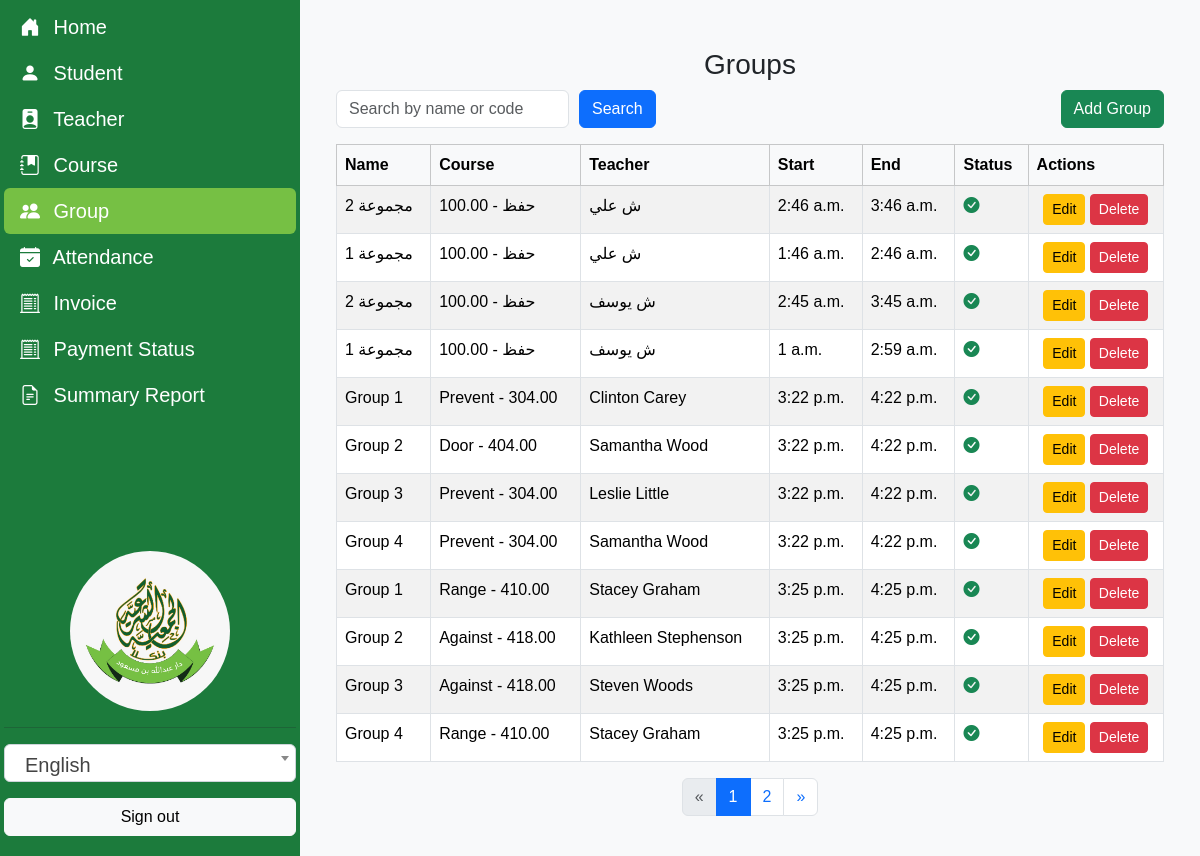
The page /class_groups/ (signed in) on the database its author committed.
### Quran/models.py (models this page shows, shortened)
class ClassGroup(models.Model):
    school = models.ForeignKey(School, on_delete=models.CASCADE, related_name='class_groups', verbose_name=_("School"))
    name = models.CharField(max_length=50, verbose_name=_("Group Name"))
    course = models.ForeignKey(Course, on_delete=models.PROTECT, related_name='class_groups', verbose_name=_("Course"))
    teacher = models.ForeignKey(Teacher, on_delete=models.PROTECT, related_name='class_groups', verbose_name=_("Teacher"))
    start_time = models.TimeField(verbose_name=_("Start Time"))
    end_time = models.TimeField(verbose_name=_("End Time"))
    is_active = models.BooleanField(default=True, verbose_name=_("Active"))
    updated_at = models.DateTimeField(auto_now=True, verbose_name=_("Updated At"))

class Course(models.Model):
    school = models.ForeignKey(School, on_delete=models.CASCADE, related_name='courses', verbose_name=_("School"))
    name = models.CharField(max_length=100, verbose_name=_("Course Name"))
    price = models.DecimalField(max_digits=10, decimal_places=2, validators=[MinValueValidator(0)], verbose_name=_("Price"))
    description = models.TextField(blank=True, null=True, verbose_name=_("Description"))
    is_active = models.BooleanField(default=True, verbose_name=_("Active"))
    updated_at = models.DateTimeField(auto_now=True, verbose_name=_("Updated At"))
    def __str__(self):
        return f"{self.name} - {self.price}"

class Teacher(models.Model):
    school = models.ForeignKey(School, on_delete=models.CASCADE, related_name='teachers', verbose_name=_("School"))
    id_number = models.CharField(max_length=14, validators=[id_regex], unique=True, verbose_name=_("ID"))
    name = models.CharField(max_length=100, verbose_name=_("Teacher Name"))
    phone = models.CharField(max_length=11, validators=[phone_regex], verbose_name=_("Phone Number"))
    email = models.EmailField(unique=True, blank=True, null=True, verbose_name=_("Email"))
    gender = models.CharField(max_length=1, choices=GENDER_CHOICES, verbose_name=_("Gender"))
    birth_date = models.DateField(blank=True, null=True, verbose_name=_("Birth Date"))
    is_active = models.BooleanField(default=True, verbose_name=_("Active"))
    registration_date = models.DateTimeField(default=timezone.now, verbose_name=_("Registration Date"))
    description = models.TextField(blank=True, null=True, verbose_name=_("Description"))
    updated_at = models.DateTimeField(auto_now=True, verbose_name=_("Updated At"))
    def __str__(self):
        return self.name

### Quran/views.py (the view)
# urls.py: path('class_groups/', ClassGroupListView.as_view(), name='class_group_list'),
@method_decorator(staff_member_required, name='dispatch')
class ClassGroupListView(BaseListView):
    model = ClassGroup
    template_name = 'Quran/class_group/class_group_list.html'
    context_object_name = 'class_groups'
    paginate_by = 12
    def get_queryset(self):
        queryset = super().get_queryset()
        search_query = self.request.GET.get('q', '')
        if search_query:
            queryset = queryset.filter(
                Q(name__icontains=search_query) | Q(code__icontains=search_query)
            )
        return queryset
    def get_context_data(self, **kwargs):
        context = super().get_context_data(**kwargs)
        context['search_query'] = self.request.GET.get('q', '')
        return context

### Quran/utils.py (called while the page is built)
def get_user_school(request):
    user = request.user
    if user.is_superuser:
        return School.objects.all()
    else:
        return School.objects.filter(users=user)

### Quran/views.py (called while the page is built)
    def get_queryset(self):
        queryset = super().get_queryset()
        user_schools = get_user_school(self.request)
        if user_schools.exists():
            queryset = queryset.filter(school__in=user_schools)
        return queryset.order_by('-updated_at')

### Quran/templates/Quran/class_group/class_group_list.html (shortened to what this page needs)
{% extends "base.html" %}
{% load i18n %}
{% block content %}
<div class="container">
    <h3 class="d-flex justify-content-center gap-3 mt-4">{% trans "Groups" %}</h3>
    <div class="d-flex justify-content-between mb-3">
        <form method="get" class="d-flex" style="gap: 10px;">
            <input type="text" name="q" class="form-control" placeholder="{% trans 'Search by name or code' %}" value="{{ search_query }}">
            <button type="submit" class="btn btn-primary">{% trans "Search" %}</button>
        </form>
        <a href="{% url 'class_group_add' %}" class="btn btn-success">{% trans "Add Group" %}</a>
    </div>
    <table class="table table-bordered table-striped">
        <thead class="table-light">
            <tr>
                <th>{% trans "Name" %}</th>
                <th>{% trans "Course" %}</th>
                <th>{% trans "Teacher" %}</th>
                <th>{% trans "Start" %}</th>
                <th>{% trans "End" %}</th>
                <th>{% trans "Status" %}</th>
                <th>{% trans "Actions" %}</th>
            </tr>
        </thead>
        <tbody>
            {% for class_group in class_groups %}
            <tr>
                <td>{{ class_group.name }}</td>
                <td>{{ class_group.course }}</td>
                <td>{{ class_group.teacher }}</td>
                <td>{{ class_group.start_time }}</td>
                <td>{{ class_group.end_time }}</td>
                <td>
                    {% if class_group.is_active %}
                        <i class="bi bi-check-circle-fill text-success"></i>
                    {% else %}
                        <i class="bi bi-check-circle-fill text-danger"></i>
                    {% endif %}
                </td>
                <td class="text-center">
                    <a href="{% url 'class_group_edit' class_group.pk %}" class="btn btn-sm btn-warning">{% trans "Edit" %}</a>
                    <a href="{% url 'class_group_delete' class_group.pk %}" class="btn btn-sm btn-danger">{% trans "Delete" %}</a>
                </td>
            </tr>
            {% empty %}
            <tr>
                <td colspan="6">{% trans "No groups found." %}</td>
            </tr>
            {% endfor %}
        </tbody>
    </table>
    {% if is_paginated %}
    <nav aria-label="Page navigation">
        <ul class="pagination justify-content-center">
            {% if page_obj.has_previous %}
            <li class="page-item">
                <a class="page-link" href="?q={{ search_query }}&page={{ page_obj.previous_page_number }}" aria-label="Previous">
                    <span aria-hidden="true">&laquo;</span>
                </a>
            </li>
            {% else %}
            <li class="page-item disabled">
                <span class="page-link">&laquo;</span>
            </li>
            {% endif %}
            {% for num in paginator.page_range %}
                {% if page_obj.number == num %}
                <li class="page-item active"><span class="page-link">{{ num }}</span></li>
                {% else %}
                <li class="page-item"><a class="page-link" href="?q={{ search_query }}&page={{ num }}">{{ num }}</a></li>
                {% endif %}
            {% endfor %}
            {% if page_obj.has_next %}
            <li class="page-item">
                <a class="page-link" href="?q={{ search_query }}&page={{ page_obj.next_page_number }}" aria-label="Next">
                    <span aria-hidden="true">&raquo;</span>
                </a>
            </li>
            {% else %}
            <li class="page-item disabled">
                <span class="page-link">&raquo;</span>
            </li>
            {% endif %}
        </ul>
    </nav>
    {% endif %}
</div>
{% endblock %}

### static/css/style.css (style rules this page uses)
body { background-color: #f8f9fa; font-family: 'Cairo', sans-serif; }

### rows shown on the page
ClassGroup: name "مجموعة 2", course "حفظ - 100.00", teacher "ش علي", start_time "2:46 a.m.", end_time "3:46 a.m.", is_active True (drawn)
ClassGroup: name "مجموعة 1", course "حفظ - 100.00", teacher "ش علي", start_time "1:46 a.m.", end_time "2:46 a.m.", is_active True (drawn)
ClassGroup: name "مجموعة 2", course "حفظ - 100.00", teacher "ش يوسف", start_time "2:45 a.m.", end_time "3:45 a.m.", is_active True (drawn)
ClassGroup: name "مجموعة 1", course "حفظ - 100.00", teacher "ش يوسف", start_time "1 a.m.", end_time "2:59 a.m.", is_active True (drawn)
ClassGroup: name "Group 1", course "Prevent - 304.00", teacher "Clinton Carey", start_time "3:22 p.m.", end_time "4:22 p.m.", is_active True (drawn)
ClassGroup: name "Group 2", course "Door - 404.00", teacher "Samantha Wood", start_time "3:22 p.m.", end_time "4:22 p.m.", is_active True (drawn)
ClassGroup: name "Group 3", course "Prevent - 304.00", teacher "Leslie Little", start_time "3:22 p.m.", end_time "4:22 p.m.", is_active True (drawn)
ClassGroup: name "Group 4", course "Prevent - 304.00", teacher "Samantha Wood", start_time "3:22 p.m.", end_time "4:22 p.m.", is_active True (drawn)
ClassGroup: name "Group 1", course "Range - 410.00", teacher "Stacey Graham", start_time "3:25 p.m.", end_time "4:25 p.m.", is_active True (drawn)
ClassGroup: name "Group 2", course "Against - 418.00", teacher "Kathleen Stephenson", start_time "3:25 p.m.", end_time "4:25 p.m.", is_active True (drawn)
ClassGroup: name "Group 3", course "Against - 418.00", teacher "Steven Woods", start_time "3:25 p.m.", end_time "4:25 p.m.", is_active True (drawn)
ClassGroup: name "Group 4", course "Range - 410.00", teacher "Stacey Graham", start_time "3:25 p.m.", end_time "4:25 p.m.", is_active True (drawn)

### other values the page prints
{{ num }} "1"
{{ num }} "2"
